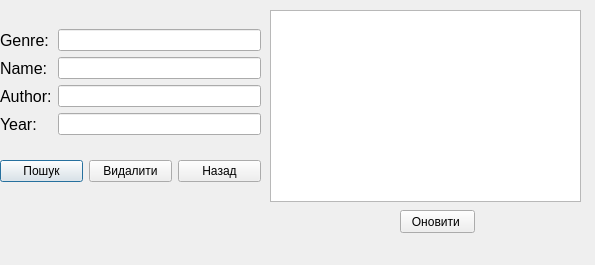
<?xml version="1.0" encoding="UTF-8"?>
<ui version="4.0">
 <class>Search</class>
 <widget class="QDialog" name="Search">
  <property name="geometry">
   <rect>
    <x>0</x>
    <y>0</y>
    <width>595</width>
    <height>265</height>
   </rect>
  </property>
  <property name="windowTitle">
   <string>Dialog</string>
  </property>
  <widget class="QLabel" name="label_status">
   <property name="geometry">
    <rect>
     <x>10</x>
     <y>210</y>
     <width>251</width>
     <height>31</height>
    </rect>
   </property>
   <property name="text">
    <string/>
   </property>
  </widget>
  <widget class="QTableView" name="tableView">
   <property name="geometry">
    <rect>
     <x>270</x>
     <y>10</y>
     <width>311</width>
     <height>192</height>
    </rect>
   </property>
  </widget>
  <widget class="QWidget" name="layoutWidget">
   <property name="geometry">
    <rect>
     <x>0</x>
     <y>10</y>
     <width>261</width>
     <height>191</height>
    </rect>
   </property>
   <layout class="QVBoxLayout" name="verticalLayout_3">
    <item>
     <layout class="QHBoxLayout" name="horizontalLayout">
      <item>
       <layout class="QVBoxLayout" name="verticalLayout_2">
        <item>
         <widget class="QLabel" name="label_3">
          <property name="font">
           <font>
            <pointsize>12</pointsize>
           </font>
          </property>
          <property name="text">
           <string>Genre:</string>
          </property>
         </widget>
        </item>
        <item>
         <widget class="QLabel" name="label_2">
          <property name="font">
           <font>
            <pointsize>12</pointsize>
           </font>
          </property>
          <property name="text">
           <string>Name:</string>
          </property>
         </widget>
        </item>
        <item>
         <widget class="QLabel" name="label">
          <property name="font">
           <font>
            <pointsize>12</pointsize>
           </font>
          </property>
          <property name="text">
           <string>Author:</string>
          </property>
         </widget>
        </item>
        <item>
         <widget class="QLabel" name="label_4">
          <property name="font">
           <font>
            <pointsize>12</pointsize>
           </font>
          </property>
          <property name="text">
           <string>Year:</string>
          </property>
         </widget>
        </item>
       </layout>
      </item>
      <item>
       <layout class="QVBoxLayout" name="verticalLayout">
        <item>
         <widget class="QLineEdit" name="lineEdit_genre"/>
        </item>
        <item>
         <widget class="QLineEdit" name="lineEdit_name"/>
        </item>
        <item>
         <widget class="QLineEdit" name="lineEdit_aut"/>
        </item>
        <item>
         <widget class="QLineEdit" name="lineEdit_year"/>
        </item>
       </layout>
      </item>
     </layout>
    </item>
    <item>
     <layout class="QHBoxLayout" name="horizontalLayout_2">
      <item>
       <widget class="QPushButton" name="pushButton">
        <property name="text">
         <string>Пошук</string>
        </property>
       </widget>
      </item>
      <item>
       <widget class="QPushButton" name="pushButton_del1">
        <property name="text">
         <string>Видалити</string>
        </property>
       </widget>
      </item>
      <item>
       <widget class="QPushButton" name="pushButton_back">
        <property name="text">
         <string>Назад</string>
        </property>
       </widget>
      </item>
     </layout>
    </item>
   </layout>
  </widget>
  <widget class="QPushButton" name="pushButton_update">
   <property name="geometry">
    <rect>
     <x>400</x>
     <y>210</y>
     <width>75</width>
     <height>23</height>
    </rect>
   </property>
   <property name="text">
    <string>Оновити </string>
   </property>
  </widget>
 </widget>
 <resources/>
 <connections/>
</ui>
